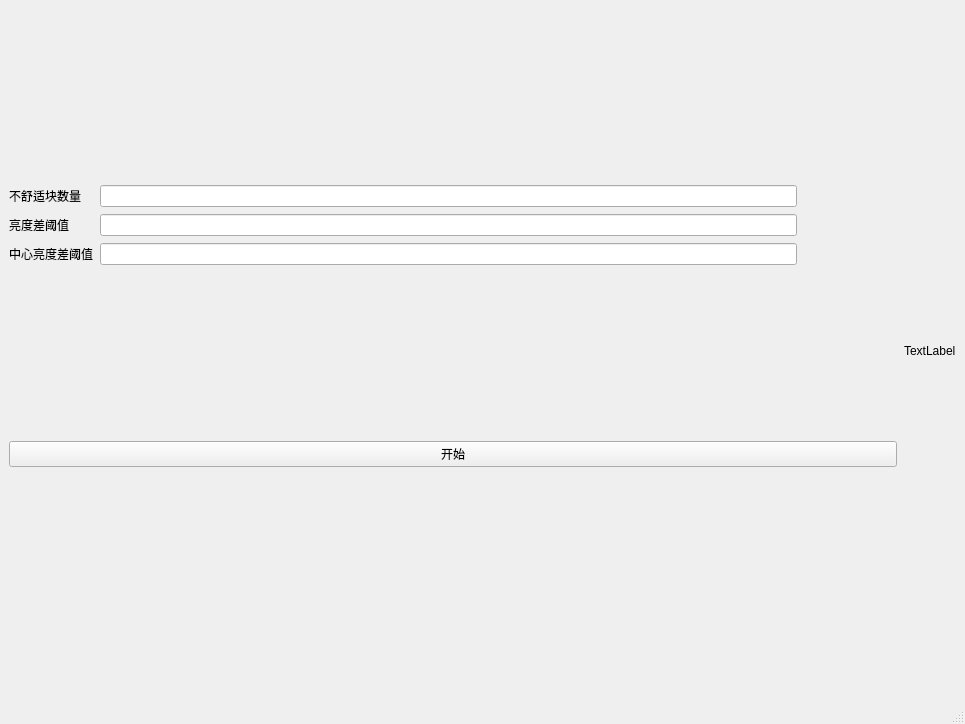
<?xml version="1.0" encoding="UTF-8"?>
<ui version="4.0">
 <class>MainWindow</class>
 <widget class="QMainWindow" name="MainWindow">
  <property name="geometry">
   <rect>
    <x>0</x>
    <y>0</y>
    <width>965</width>
    <height>724</height>
   </rect>
  </property>
  <property name="windowTitle">
   <string>MainWindow</string>
  </property>
  <widget class="QWidget" name="centralwidget">
   <layout class="QGridLayout" name="gridLayout">
    <item row="0" column="0">
     <layout class="QGridLayout" name="gridLayout_2">
      <item row="2" column="0">
       <layout class="QVBoxLayout" name="verticalLayout"/>
      </item>
      <item row="0" column="0">
       <layout class="QHBoxLayout" name="horizontalLayout" stretch="0,0">
        <property name="spacing">
         <number>7</number>
        </property>
        <item>
         <layout class="QVBoxLayout" name="verticalLayout_2">
          <property name="spacing">
           <number>0</number>
          </property>
          <property name="bottomMargin">
           <number>50</number>
          </property>
          <item>
           <layout class="QGridLayout" name="gridLayout_param">
            <property name="rightMargin">
             <number>100</number>
            </property>
            <property name="spacing">
             <number>7</number>
            </property>
            <item row="0" column="0">
             <widget class="QLabel" name="paramLabel1">
              <property name="text">
               <string>不舒适块数量</string>
              </property>
             </widget>
            </item>
            <item row="2" column="0">
             <widget class="QLabel" name="paramLabel3">
              <property name="text">
               <string>中心亮度差阈值</string>
              </property>
             </widget>
            </item>
            <item row="0" column="1">
             <widget class="QLineEdit" name="paramLineEdit1"/>
            </item>
            <item row="1" column="0">
             <widget class="QLabel" name="paramLabel2">
              <property name="text">
               <string>亮度差阈值</string>
              </property>
             </widget>
            </item>
            <item row="2" column="1">
             <widget class="QLineEdit" name="paramLineEdit3"/>
            </item>
            <item row="1" column="1">
             <widget class="QLineEdit" name="paramLineEdit2"/>
            </item>
           </layout>
          </item>
          <item>
           <layout class="QHBoxLayout" name="horizontalLayout_2" stretch="0">
            <property name="spacing">
             <number>7</number>
            </property>
            <property name="topMargin">
             <number>0</number>
            </property>
            <item>
             <widget class="QPushButton" name="startButton">
              <property name="text">
               <string>开始</string>
              </property>
             </widget>
            </item>
           </layout>
          </item>
         </layout>
        </item>
        <item>
         <widget class="QLabel" name="videoLabel">
          <property name="text">
           <string>TextLabel</string>
          </property>
         </widget>
        </item>
       </layout>
      </item>
     </layout>
    </item>
   </layout>
  </widget>
  <widget class="QMenuBar" name="menubar">
   <property name="geometry">
    <rect>
     <x>0</x>
     <y>0</y>
     <width>965</width>
     <height>26</height>
    </rect>
   </property>
  </widget>
  <widget class="QStatusBar" name="statusbar"/>
 </widget>
 <resources/>
 <connections/>
</ui>
